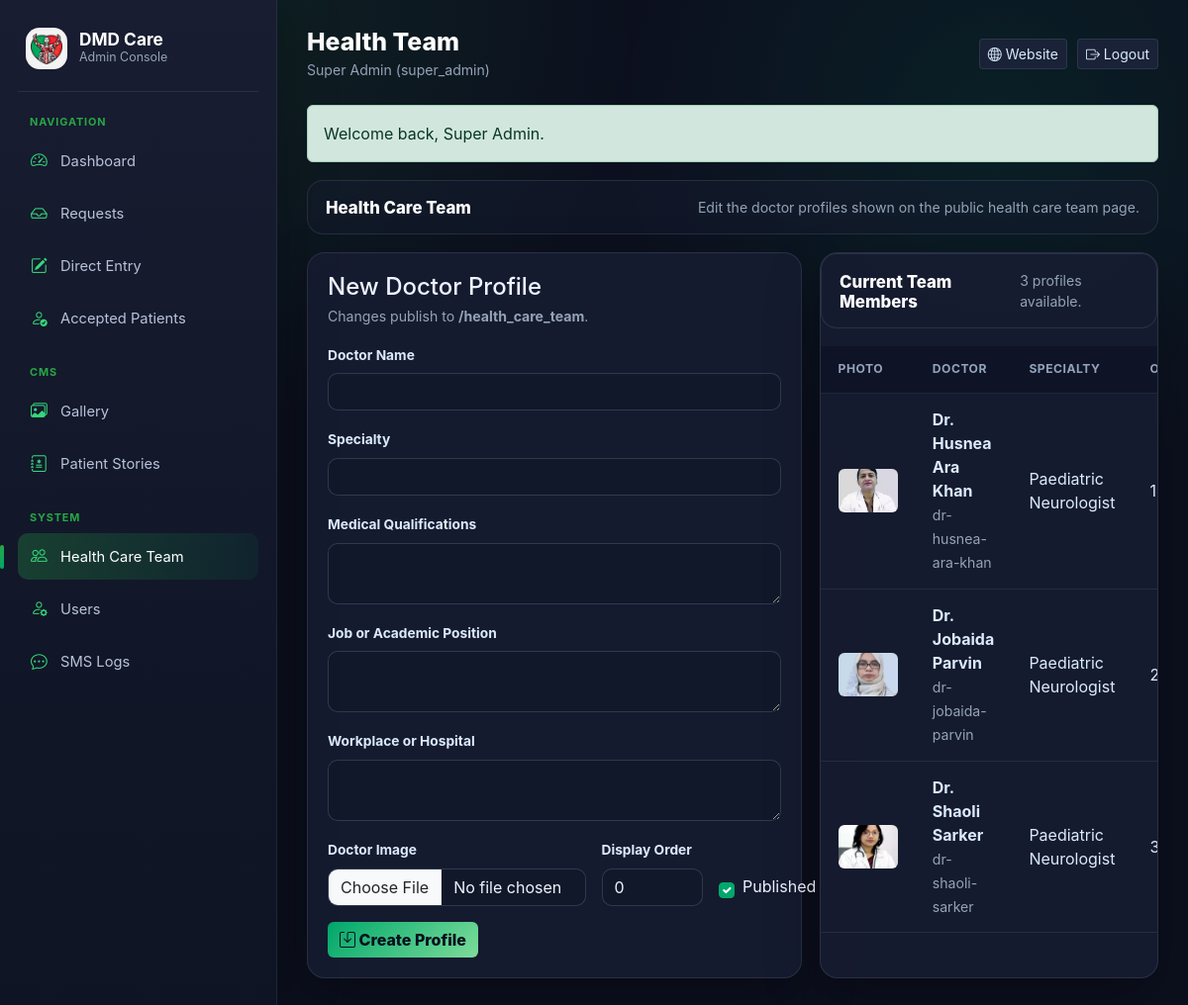
Screenshot of /admin?section=health_team (signed in) with the database file from the repository.
### tables this page shows
CREATE TABLE IF NOT EXISTS `users` (
  `id` int NOT NULL AUTO_INCREMENT,
  `name` varchar(120) NOT NULL,
  `email` varchar(191) NOT NULL,
  `password_hash` varchar(255) NOT NULL,
  `role` varchar(40) NOT NULL,
  `is_active` tinyint(1) NOT NULL,
  `created_at` datetime NOT NULL DEFAULT CURRENT_TIMESTAMP,
  `updated_at` datetime NOT NULL DEFAULT CURRENT_TIMESTAMP,
  PRIMARY KEY (`id`),
  UNIQUE KEY `ix_users_email` (`email`),
  KEY `ix_users_id` (`id`)
);

CREATE TABLE IF NOT EXISTS `content_items` (
  `id` int NOT NULL AUTO_INCREMENT,
  `type` varchar(50) NOT NULL,
  `title` varchar(200) NOT NULL,
  `slug` varchar(220) NOT NULL,
  `summary` text,
  `body` text,
  `image_url` varchar(500) DEFAULT NULL,
  `position` int NOT NULL,
  `is_published` tinyint(1) NOT NULL,
  `extra` json NOT NULL,
  `created_by_id` int DEFAULT NULL,
  `created_at` datetime NOT NULL DEFAULT CURRENT_TIMESTAMP,
  `updated_at` datetime NOT NULL DEFAULT CURRENT_TIMESTAMP,
  PRIMARY KEY (`id`),
  KEY `created_by_id` (`created_by_id`),
  KEY `ix_content_items_slug` (`slug`),
  KEY `ix_content_items_id` (`id`),
  KEY `ix_content_items_type` (`type`)
);

### php/bootstrap.php (called while the page is built, shortened)
<?php
function env_value(string $key, ?string $default = null): ?string
{
    $value = getenv($key);
    return $value === false ? $default : $value;
}
function database_config(): array
{
    $url = env_value('PHP_DATABASE_URL', env_value('DATABASE_URL', ''));
    if ($url) {
        $normalized = preg_replace('/^mysql\+[^:]+:/', 'mysql:', $url);
        $parts = parse_url((string) $normalized);
        if ($parts !== false && ($parts['scheme'] ?? '') === 'mysql') {
            parse_str($parts['query'] ?? '', $query);
            $database = ltrim($parts['path'] ?? '', '/');
            return [
                'dsn' => sprintf(
                    'mysql:host=%s;port=%d;dbname=%s;charset=%s',
                    $parts['host'] ?? 'shared-mysql',
                    $parts['port'] ?? 3306,
                    $database,
                    $query['charset'] ?? 'utf8mb4'
                ),
                'user' => isset($parts['user']) ? urldecode($parts['user']) : '',
                'password' => isset($parts['pass']) ? urldecode($parts['pass']) : '',
                'driver' => 'mysql',
            ];
        }
    }
    return [
        'dsn' => sprintf(
            'mysql:host=%s;port=%s;dbname=%s;charset=utf8mb4',
            env_value('DB_HOST', 'shared-mysql'),
            env_value('DB_PORT', '3306'),
            env_value('DB_DATABASE', 'dmd_care_bangladesh')
        ),
        'user' => env_value('DB_USERNAME', 'root'),
        'password' => env_value('DB_PASSWORD', ''),
        'driver' => 'mysql',
    ];
}
function db(): PDO
{
    static $pdo;
    if ($pdo instanceof PDO) {
        return $pdo;
    }
    $config = database_config();
    $pdo = new PDO($config['dsn'], $config['user'], $config['password'], [
        PDO::ATTR_ERRMODE => PDO::ERRMODE_EXCEPTION,
        PDO::ATTR_DEFAULT_FETCH_MODE => PDO::FETCH_ASSOC,
        PDO::ATTR_EMULATE_PREPARES => false,
    ]);
    if ($config['driver'] === 'mysql') {
        $pdo->exec("SET time_zone = '+06:00'");
    }
    return $pdo;
}
function e(mixed $value): string
{
    return htmlspecialchars((string) $value, ENT_QUOTES | ENT_SUBSTITUTE, 'UTF-8');
}
function current_user(): ?array
{
    $statement = db()->prepare('SELECT id, name, email, role, is_active FROM users WHERE id = ?');
    $statement->execute([(int) $_SESSION['user_id']]);
    $user = $statement->fetch();
    return $user;
}
function take_flash(): ?array
{
    $flash = $_SESSION['flash'] ?? null;
    return $flash;
}

### php/views/health_team.php (the view, shortened to what this page needs)
<?php
$teamForm = $editHealthTeamMember ?: [
    'id' => '',
    'title' => '',
    'summary' => '',
    'body' => '',
    'image_url' => '',
    'position' => 0,
    'is_published' => 1,
    'extra' => '{}',
];
$teamExtra = json_decode($teamForm['extra'] ?: '{}', true) ?: [];
$bodyLines = array_values(array_filter(preg_split('/\R/', (string) $teamForm['body']) ?: []));
$qualifications = $teamExtra['qualifications'] ?? ($bodyLines[0] ?? '');
$jobPosition = $teamExtra['job_position'] ?? ($bodyLines[1] ?? '');
$workplace = $teamExtra['workplace'] ?? implode(' ', array_slice($bodyLines, 2));
?>
<section class="work-section active">
  <div class="section-card-title">
    <h3>Health Care Team</h3>
    <span>Edit the doctor profiles shown on the public health care team page.</span>
  </div>
  <div class="content-grid">
    <form class="data-form" method="post" enctype="multipart/form-data">
      <div class="d-flex align-items-start justify-content-between gap-3 mb-3">
        <div>
          <h4 class="mb-1"><?= $editHealthTeamMember ? 'Edit Doctor Profile' : 'New Doctor Profile' ?></h4>
          <p class="muted mb-0">Changes publish to <strong>/health_care_team</strong>.</p>
        </div>
      </div>
      <div class="row g-3">
        <div class="col-12">
          <label class="form-label" for="doctorName">Doctor Name</label>
          <input id="doctorName" name="doctor_name" class="form-control" value="<?= e($teamForm['title']) ?>" required>
        </div>
        <div class="col-12">
          <label class="form-label" for="doctorSpecialty">Specialty</label>
          <input id="doctorSpecialty" name="doctor_specialty" class="form-control" value="<?= e($teamForm['summary']) ?>">
        </div>
        <div class="col-12">
          <label class="form-label" for="doctorQualifications">Medical Qualifications</label>
          <textarea id="doctorQualifications" name="doctor_qualifications" class="form-control" rows="2"><?= e($qualifications) ?></textarea>
        </div>
        <div class="col-12">
          <label class="form-label" for="doctorPosition">Job or Academic Position</label>
          <textarea id="doctorPosition" name="doctor_job_position" class="form-control" rows="2"><?= e($jobPosition) ?></textarea>
        </div>
        <div class="col-12">
          <label class="form-label" for="doctorWorkplace">Workplace or Hospital</label>
          <textarea id="doctorWorkplace" name="doctor_workplace" class="form-control" rows="2"><?= e($workplace) ?></textarea>
        </div>
        <div class="col-md-7">
          <label class="form-label" for="doctorImage">Doctor Image</label>
          <input id="doctorImage" name="image" type="file" class="form-control" accept="image/jpeg,image/png,image/webp">
        </div>
        <div class="col-md-3">
          <label class="form-label" for="doctorOrder">Display Order</label>
          <input id="doctorOrder" name="position" type="number" class="form-control" value="<?= e($teamForm['position']) ?>">
        </div>
        <div class="col-md-2 publish-box">
          <input id="doctorPublished" name="is_published" type="checkbox" class="form-check-input" <?= $teamForm['is_published'] ? 'checked' : '' ?>>
          <label for="doctorPublished">Published</label>
        </div>
      </div>
      <div class="d-flex flex-wrap gap-2 mt-3">
        <button class="btn btn-success" type="submit"><i class="bi bi-save"></i> <?= $editHealthTeamMember ? 'Update Profile' : 'Create Profile' ?></button>
      </div>
    </form>
    <div class="table-wrap">
      <div class="section-card-title">
        <h3>Current Team Members</h3>
        <span><?= count($healthTeamMembers) ?> profile<?= count($healthTeamMembers) === 1 ? '' : 's' ?> available.</span>
      </div>
      <table class="table table-hover align-middle">
        <thead><tr><th>Photo</th><th>Doctor</th><th>Specialty</th><th>Order</th><th>Status</th><th>Actions</th></tr></thead>
        <tbody>
          <?php foreach ($healthTeamMembers as $row): ?>
            <tr>
              <td><?php if ($row['image_url']): ?><img class="content-preview" src="<?= e($row['image_url']) ?>" alt=""><?php else: ?><i class="bi bi-person-badge"></i><?php endif; ?></td>
              <td><strong><?= e($row['title']) ?></strong><br><small class="muted"><?= e($row['slug']) ?></small></td>
              <td><?= e($row['summary']) ?></td>
              <td><?= e($row['position']) ?></td>
            </tr>
          <?php endforeach; ?>
        </tbody>
      </table>
    </div>
  </div>
</section>

### admin.php (shortened to what this page needs)
<?php
require __DIR__ . '/php/bootstrap.php';
$startupError = null;
$user = $startupError === null ? current_user() : null;
$flash = take_flash();
$section = str_replace('\\', '', (string) ($_GET['section'] ?? 'dashboard'));
$contentType = str_replace('\\', '', (string) ($_GET['type'] ?? 'gallery'));
if ($user) {
  $healthTeamMembers = db()->query('SELECT * FROM content_items WHERE type="health_team" ORDER BY position,id DESC')->fetchAll();
  $editHealthTeamMember = null;
}
?>
<!DOCTYPE html>
<html lang="en">
<head>
  <link href="https://cdn.jsdelivr.net/npm/bootstrap@5.3.3/dist/css/bootstrap.min.css" rel="stylesheet">
  <link href="https://cdn.jsdelivr.net/npm/bootstrap-icons@1.11.3/font/bootstrap-icons.css" rel="stylesheet">
  <link rel="stylesheet" href="./assets/css/pages/admin.css?v=20260822-2">
</head>
<body>
  <?php if (!$user): ?>
    <?php require __DIR__ . '/php/views/login.php'; ?>
  <?php else: ?>
    <div class="app-shell">
      <aside id="adminSidebar" class="sidebar" aria-label="Admin navigation">
        <div class="brand-row">
          <img src="./assets/src/img/DMD_care_bd_Logo.webp" alt="DMD Care Bangladesh">
          <div><strong>DMD Care</strong><span>Admin Console</span></div>
        </div>
        <div class="side-nav-title">Navigation</div>
        <a class="nav-btn <?= $section === 'dashboard' ? 'active' : '' ?>" href="/admin?section=dashboard"><i
            class="bi bi-speedometer2"></i> Dashboard</a>
        <a class="nav-btn <?= $section === 'requests' ? 'active' : '' ?>" href="/admin?section=requests"><i
            class="bi bi-inbox"></i> Requests</a>
        <a class="nav-btn <?= $section === 'direct' ? 'active' : '' ?>" href="/admin?section=direct"><i
            class="bi bi-pencil-square"></i> Direct Entry</a>
        <a class="nav-btn <?= $section === 'accepted' ? 'active' : '' ?>" href="/admin?section=accepted"><i
            class="bi bi-person-check"></i> Accepted Patients</a>
        <div class="side-nav-title">CMS</div>
        <?php foreach (['gallery' => ['images', 'Gallery'], 'patient_story' => ['journal-medical', 'Patient Stories']] as $type => [$icon, $label]): ?>
          <a class="nav-btn <?= $section === 'content' && $contentType === $type ? 'active' : '' ?>"
            href="/admin?section=content&amp;type=<?= e($type) ?>"><i class="bi bi-<?= e($icon) ?>"></i>
            <?= e($label) ?></a>
        <?php endforeach; ?>
        <div class="side-nav-title">System</div>
        <a class="nav-btn <?= $section === 'health_team' ? 'active' : '' ?>" href="/admin?section=health_team"><i
            class="bi bi-people"></i> Health Care Team</a>
        <a class="nav-btn <?= $section === 'users' ? 'active' : '' ?>" href="/admin?section=users"><i
            class="bi bi-person-gear"></i> Users</a>
        <a class="nav-btn <?= $section === 'sms' ? 'active' : '' ?>" href="/admin?section=sms"><i
            class="bi bi-chat-dots"></i> SMS Logs</a>
      </aside>
      <main class="workspace">
        <header class="topbar">
          <div>
            <h2><?= e(ucwords(str_replace('_', ' ', $section))) ?></h2><span class="muted"><?= e($user['name']) ?>
              (<?= e($user['role']) ?>)</span>
          </div>
          <div class="topbar-actions">
            <a href="/" class="btn btn-light btn-sm" target="_blank" rel="noopener"><i class="bi bi-globe2"></i>
              Website</a>
            <form method="post"><input type="hidden" name="csrf_token" value="<?= e(csrf_token()) ?>"><input type="hidden"
                name="action" value="logout"><button class="btn btn-outline-danger btn-sm"><i
                  class="bi bi-box-arrow-right"></i> Logout</button></form>
          </div>
        </header>
        <?php if ($flash): ?>
          <div class="alert alert-<?= e($flash['type']) ?> admin-alert"><?= e($flash['message']) ?></div><?php endif; ?>
        <?php require __DIR__ . '/php/views/' . $section . '.php'; ?>
      </main>
    </div>
  <?php endif; ?>
</body>
</html>

### admin.php (style rules this page uses)
a.nav-btn, .quick-link { text-decoration: none }
.admin-alert { margin-bottom: 18px }
.content-preview { height: 44px; width: 60px; object-fit: cover; border-radius: 6px }
.table-wrap { overflow: auto }

### rows the page displays
users: name "Super Admin", role "super_admin"
content_items: image_url (picture), title "Dr. Husnea Ara Khan", slug "dr-husnea-ara-khan", summary "Paediatric Neurologist", position "1"
content_items: image_url (picture), title "Dr. Jobaida Parvin", slug "dr-jobaida-parvin", summary "Paediatric Neurologist", position "2"
content_items: image_url (picture), title "Dr. Shaoli Sarker", slug "dr-shaoli-sarker", summary "Paediatric Neurologist", position "3"

### other values shown
$label "Gallery"
$label "Patient Stories"
str_replace('_', ' ', $section) "Health Team"
$flash['message'] "Welcome back, Super Admin."
count($healthTeamMembers) "3"
